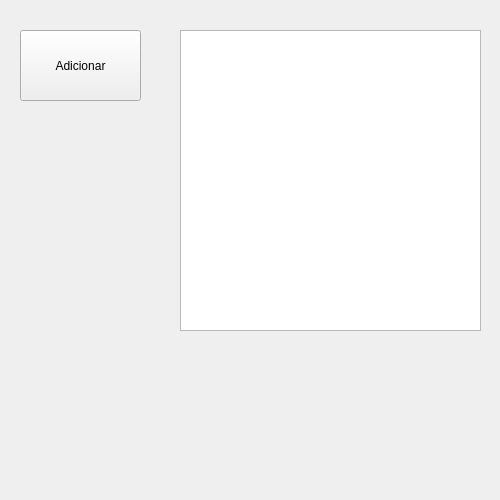
<?xml version="1.0" encoding="UTF-8"?>
<ui version="4.0">
 <class>MainWindow</class>
 <widget class="QMainWindow" name="MainWindow">
  <property name="geometry">
   <rect>
    <x>0</x>
    <y>0</y>
    <width>500</width>
    <height>500</height>
   </rect>
  </property>
  <property name="sizePolicy">
   <sizepolicy hsizetype="Fixed" vsizetype="Fixed">
    <horstretch>0</horstretch>
    <verstretch>0</verstretch>
   </sizepolicy>
  </property>
  <property name="minimumSize">
   <size>
    <width>500</width>
    <height>500</height>
   </size>
  </property>
  <property name="maximumSize">
   <size>
    <width>500</width>
    <height>500</height>
   </size>
  </property>
  <property name="sizeIncrement">
   <size>
    <width>0</width>
    <height>0</height>
   </size>
  </property>
  <property name="cursor">
   <cursorShape>ArrowCursor</cursorShape>
  </property>
  <property name="mouseTracking">
   <bool>false</bool>
  </property>
  <property name="windowTitle">
   <string>Manipulação de GLC</string>
  </property>
  <widget class="QWidget" name="centralwidget">
   <widget class="QListWidget" name="list_glc">
    <property name="geometry">
     <rect>
      <x>180</x>
      <y>30</y>
      <width>301</width>
      <height>301</height>
     </rect>
    </property>
   </widget>
   <widget class="QPushButton" name="push_">
    <property name="geometry">
     <rect>
      <x>20</x>
      <y>30</y>
      <width>121</width>
      <height>71</height>
     </rect>
    </property>
    <property name="text">
     <string>Adicionar</string>
    </property>
   </widget>
  </widget>
 </widget>
 <resources/>
 <connections/>
</ui>
